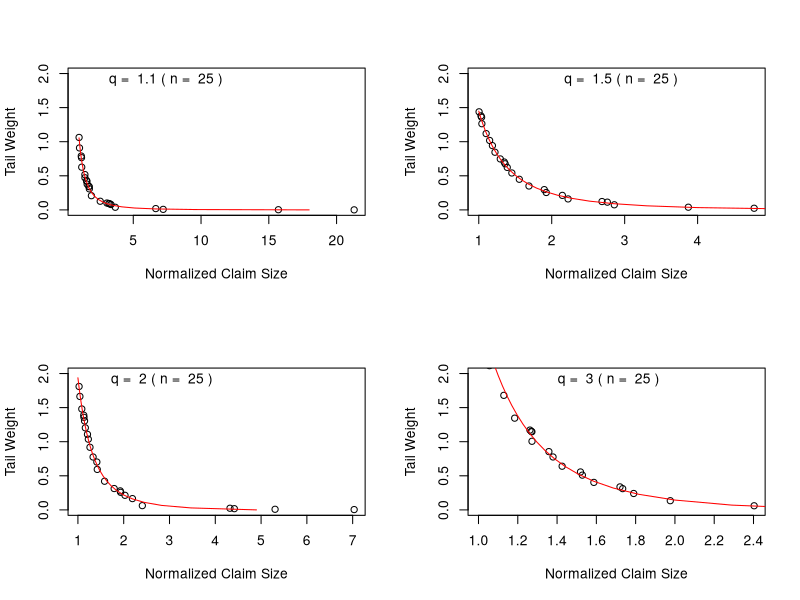

The R source for this figure:
no_points <- 25

pareto_qs <- c(1.1, 1.5, 2.0, 3.0)
set.seed(12345)

dev.off()

par(mfrow = c(2,2))

sapply(X = pareto_qs, FUN = function(pareto_q){
  # simulate via inversion
  ptiles <- runif(n = no_points, min = 0, max = 1)

  data_Fx <- sort(ptiles)
  data_x <- (1 - data_Fx) ^ (-1 / pareto_q)

  model_Fx <- seq(from = 0, to = 1, length.out = no_points)
  model_x <- (1 - model_Fx) ^ (-1 / pareto_q)

  data_tw <- (data_Fx[2:no_points] - data_Fx[1:(no_points - 1)]) /
    (data_x[2:no_points] - data_x[1:(no_points - 1)])

  model_tw <- (model_Fx[2:no_points] - model_Fx[1:(no_points - 1)]) /
    (model_x[2:no_points] - model_x[1:(no_points - 1)])

  plot(x = data_x[1:(no_points - 1)], y = data_tw, ylim = c(0,2),
    ylab = 'Tail Weight', xlab = 'Normalized Claim Size')
  lines(x = model_x[1:(no_points - 1)], y = model_tw, col = 'red')
  text(x = mean(model_x[1:(no_points - 1)]), y = 2,
    labels = paste('q = ', pareto_q, '( n = ', no_points, ')'), adj = c(0,1))
  return(NULL)
}, simplify = TRUE)

